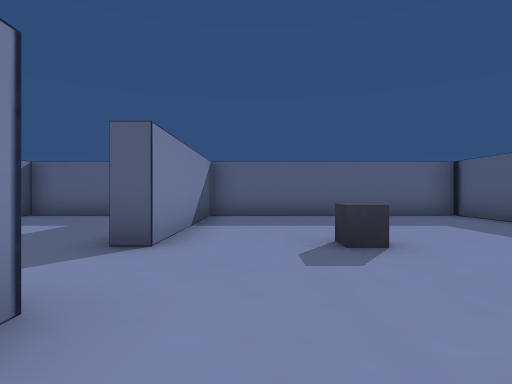
[1] (above)

24 first-person views from a walk through a scene from a Unity 3-D project. The camera is 1.3 m above the floor, looks level and sees 80° across. Doors are open. The floor is counted in squares, 2 m on a side. Each view is taken from the middle of a square. On the plan, view 1 faces up. The plan holds only what a view shows up to about 10 squares ahead; the rest is blank. The player is left out.

[2]
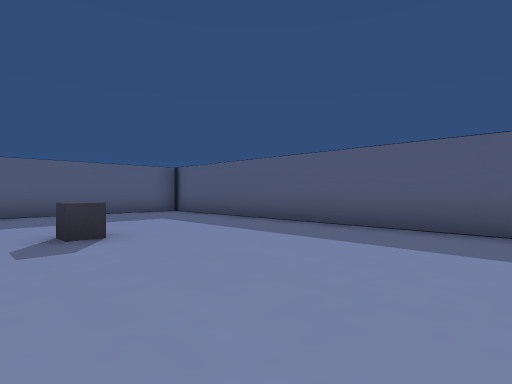

[3]
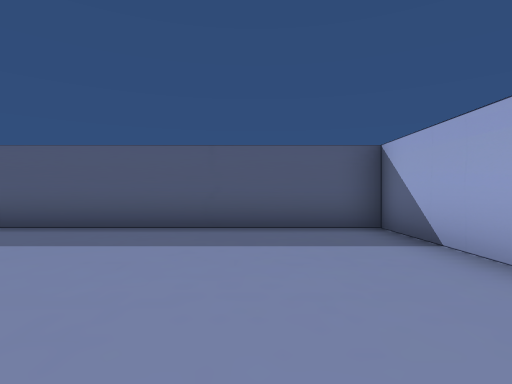

[4]
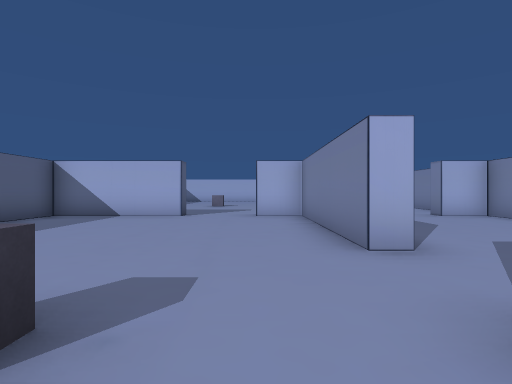

[5]
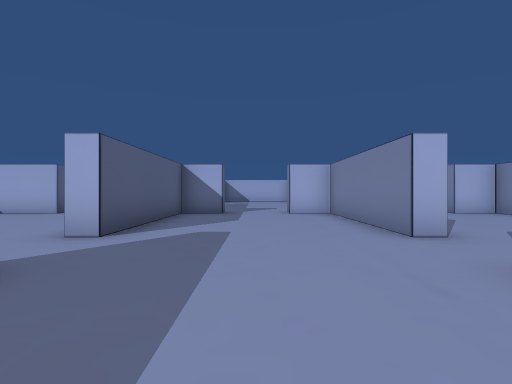

[6]
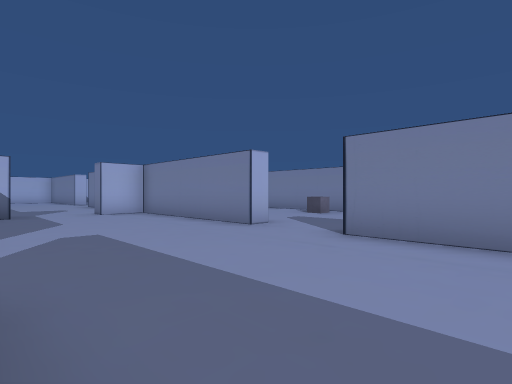

[7]
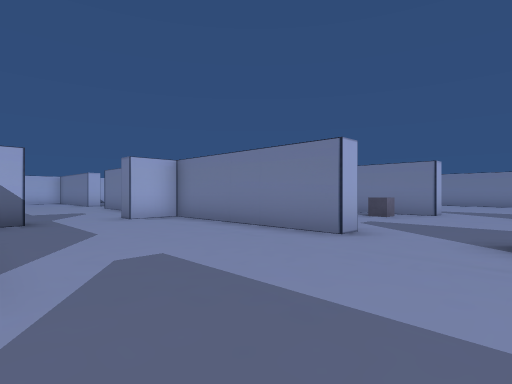

[8]
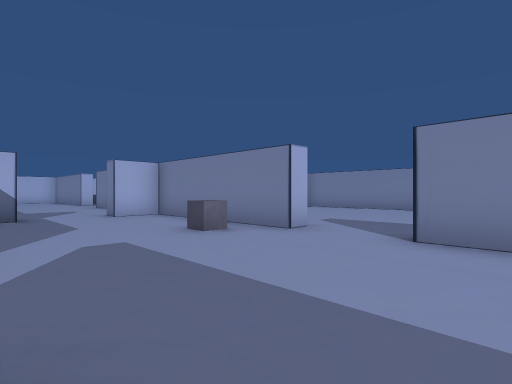

[9]
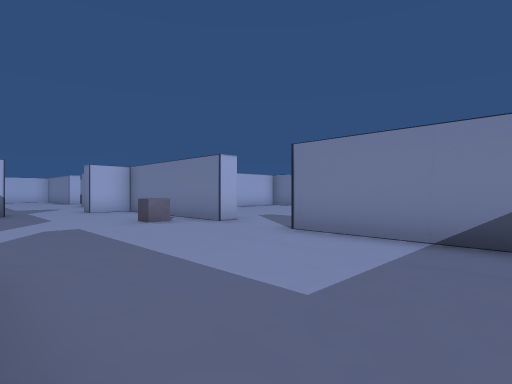

[10]
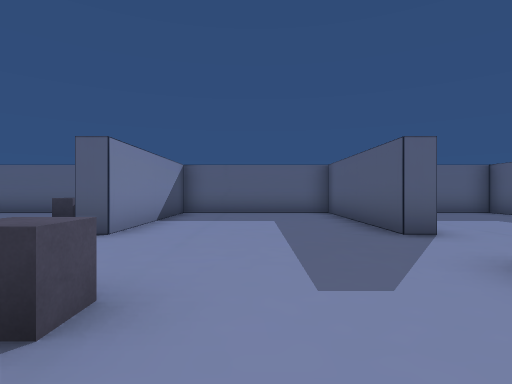

[11]
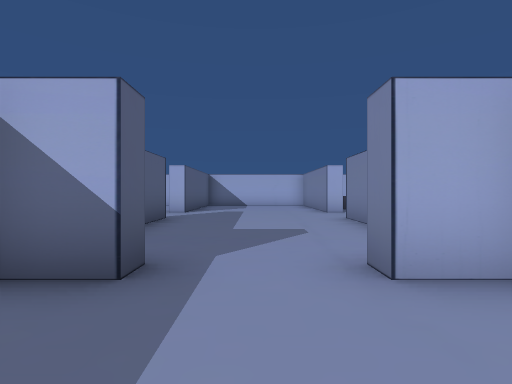

[12]
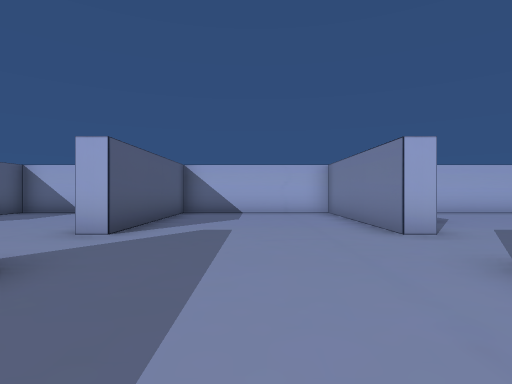

[13]
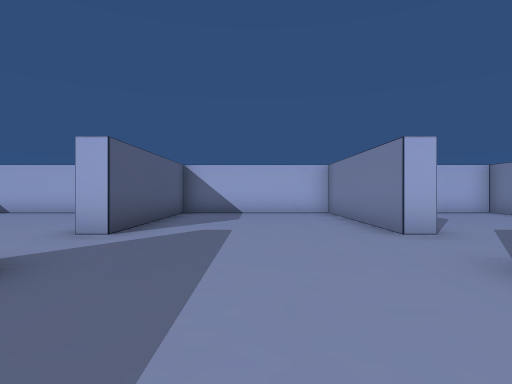

[14]
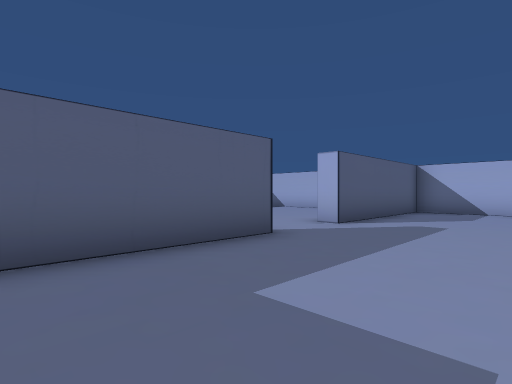

[15]
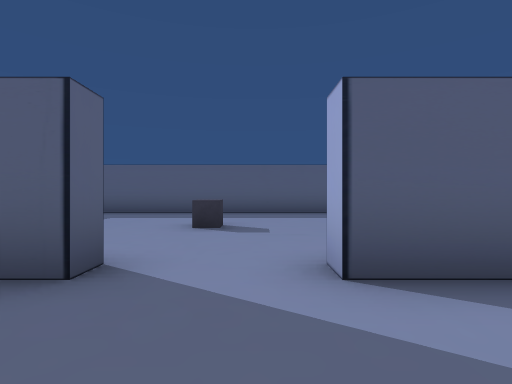

[16]
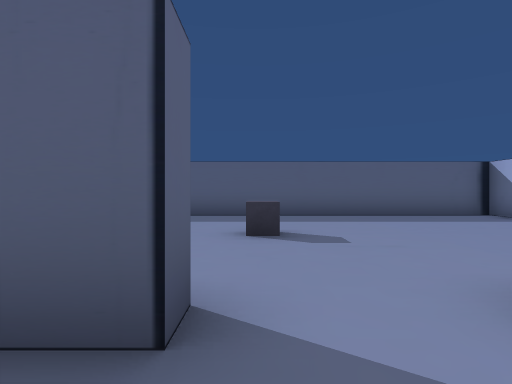

[17]
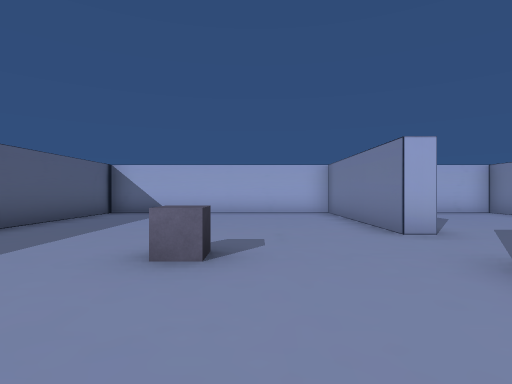

[18]
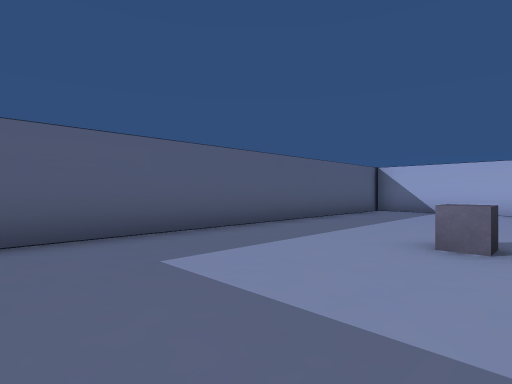

[19]
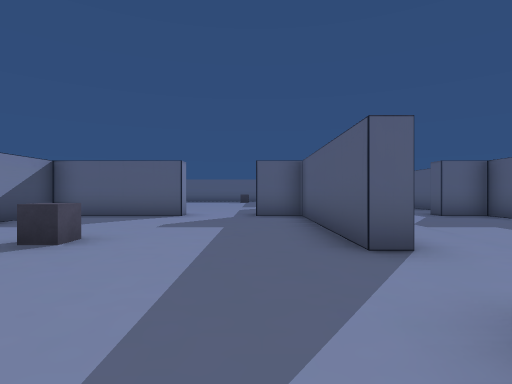

[20]
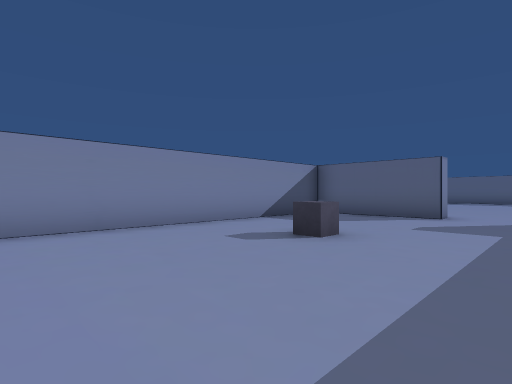

[21]
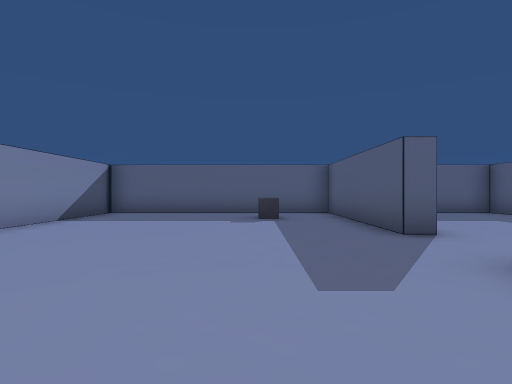

[22]
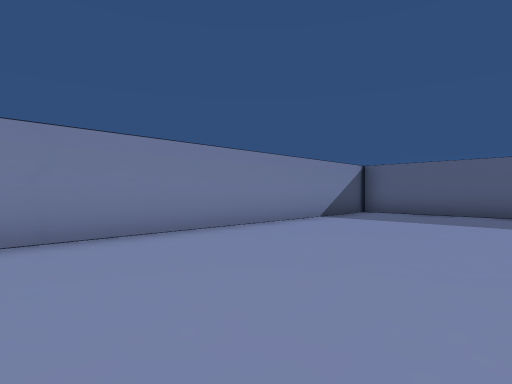

[23]
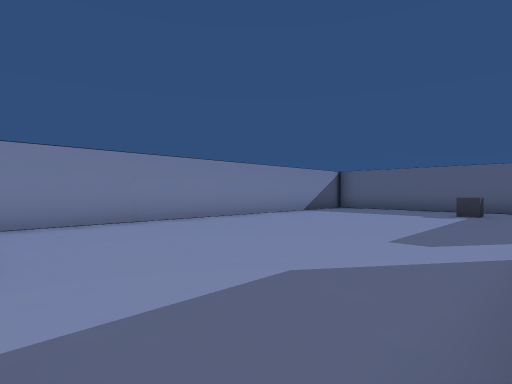

[24]
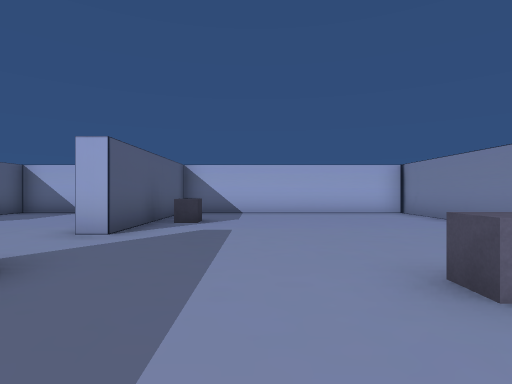

### Floor plan
Points are (right, up) in squares from view 1. A wall is a line through its corners. A room is listed if a view was taken in it or the views show most of it. See-through windows are left out.
Room 1 (views 1, 2, 3, 4)
walls: (-1.3, 1.6) (-1.3, -3.2) (0, -3.2); (2, -3.8) (2, -3.2) (5.5, -3.2) (5.5, 8.5) (-1.3, 8.5) (-1.3, 3.6)
ways out: open door at (-1.5, 2.5) to room 2; opening at (1.5, -4) to room 6
objects: cube (1, 4)
Room 2 (views 5, 6, 7)
walls: (-6.3, 1.6) (-6.3, -3.2) (-5, -3.2); (-6.3, 5.6) (-6.3, 3.6); (-1.8, 7.6) (-1.8, 8.5) (-6.2, 8.5); (-3.1, -3.2) (-1.8, -3.2) (-1.8, 1.6)
ways out: open door at (-1.5, 2.5) to room 1; open door at (-6.5, 2.5) to room 3; open door at (-4, -3.5) to room 5
Room 3 (views 8, 9, 10, 11)
walls: (-6.7, 3.6) (-6.7, 8.5) (-11.3, 8.5) (-11.3, 3.6); (-11.3, 1.6) (-11.3, -3.2) (-10, -3.2); (-8, -3.2) (-7, -3.2)
ways out: open door at (-6.5, 2.5) to room 2; open door at (-9, -3.5) to room 4; open door at (-11.5, 2.5) to room 8
objects: cube (-10, 0)
Room 4 (view 12)
walls: (-11.3, -10.6) (-11.3, -15.5) (-6.7, -15.5) (-6.7, -10.6); (-6.7, -8.6) (-6.7, -7.1); (-11.3, -7.1) (-11.3, -8.6); (-6.7, -3.7) (-8, -3.7)
ways out: open door at (-9, -3.5) to room 3; open door at (-6.5, -9.5) to room 5; open door at (-11.5, -9.5) to room 7
Room 5 (views 13, 14, 15, 16)
walls: (-6.3, -10.6) (-6.3, -15.5) (-1.8, -15.5) (-1.8, -10.6); (-1.8, -8.6) (-1.8, -5.2)
ways out: open door at (-4, -3.5) to room 2; open door at (-6.5, -9.5) to room 4; open door at (-1.5, -9.5) to room 6
Room 6 (views 17, 18)
walls: (-1.3, -10.6) (-1.3, -15.5) (5.5, -15.5) (5.5, -5.2)
ways out: opening at (1.5, -4) to room 1; open door at (-1.5, -9.5) to room 5
objects: cube (2, -9)
Room 7 (views 19, 20, 24)
walls: (-11.7, -8.6) (-11.7, -3.7) (-13, -3.7); (-15, -3.7) (-18.5, -3.7) (-18.5, -15.5) (-11.7, -15.5) (-11.7, -10.6)
ways out: open door at (-11.5, -9.5) to room 4; open door at (-14, -3.5) to room 8
objects: cube (-16, -8); cube (-13, -13)
Room 8 (views 21, 22, 23)
walls: (-11.7, 3.6) (-11.7, 8.5) (-18.5, 8.5) (-18.5, -2.5)
ways out: open door at (-11.5, 2.5) to room 3; open door at (-14, -3.5) to room 7
objects: cube (-14, 7)

Where each view was taken, in squares from view 1:
view 1: 0 up, 0 right, facing up
view 2: 1 down, 0 right, facing up-right
view 3: 1 down, 0 right, facing right
view 4: 5 up, 0 right, facing down
view 5: 6 up, 4 left, facing down
view 6: 6 up, 2 left, facing down-left
view 7: 4 up, 2 left, facing down-left
view 8: 5 up, 7 left, facing down-left
view 9: 7 up, 7 left, facing down-left
view 10: 1 down, 9 left, facing up
view 11: 1 down, 9 left, facing down
view 12: 6 down, 9 left, facing down
view 13: 6 down, 4 left, facing down
view 14: 5 down, 5 left, facing down-right
view 15: 10 down, 4 left, facing right
view 16: 9 down, 3 left, facing right
view 17: 6 down, 1 right, facing down
view 18: 5 down, 1 right, facing down-right
view 19: 12 down, 13 left, facing up
view 20: 12 down, 13 left, facing up-left
view 21: 1 down, 14 left, facing up
view 22: 1 down, 14 left, facing up-left
view 23: 3 down, 12 left, facing up-left
view 24: 6 down, 14 left, facing down
